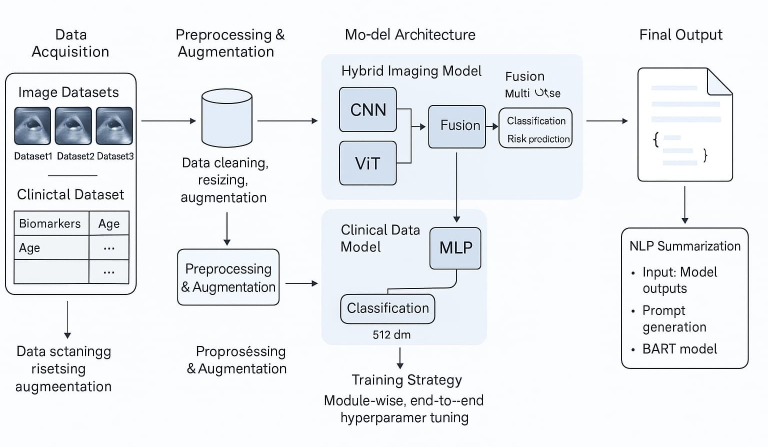
#> input picture docs/images/C3.jpg, 1536 x 893 px (shown at 1/2 size); its folder holds only this picture in this run
$ jupyter execute --allow-errors dataset3-preprocessing.ipynb   (shell and % lines are left out)
#> lines starting #> are read from the running program, lines starting #| are printed output that depends on the picture
[cell 1]
# Printing the content of the main dataset directory
print("Listing contents of /kaggle/input/d/mgopich/dataset3-follicular/Follicular_Variant_Thyroid_CA.v1i.yolov9:")

# Printing the content of the test directory
print("\nListing contents of /kaggle/input/d/mgopich/dataset3-follicular/Follicular_Variant_Thyroid_CA.v1i.yolov9/test:")

# Printing the content of the train directory
print("\nListing contents of /kaggle/input/d/mgopich/dataset3-follicular/Follicular_Variant_Thyroid_CA.v1i.yolov9/train:")

# Printing the content of the validation directory
print("\nListing contents of /kaggle/input/d/mgopich/dataset3-follicular/Follicular_Variant_Thyroid_CA.v1i.yolov9/valid:")

# Printing the content of the test images directory
print("\nListing contents of /kaggle/input/d/mgopich/dataset3-follicular/Follicular_Variant_Thyroid_CA.v1i.yolov9/test/images:")

# Printing the content of the test labels directory
print("\nListing contents of /kaggle/input/d/mgopich/dataset3-follicular/Follicular_Variant_Thyroid_CA.v1i.yolov9/test/labels:")

# Dataset3 Analysis and Visualization Report

This cell provides a comprehensive overview of Dataset3, which focuses on the Follicular Variant of Thyroid Cancer. The analysis includes:

1. **Basic Dataset Overview**
   - Lists the number of images and label files for each split (train, valid, test).
   - Computes the number of images that are missing corresponding labels.

2. **Label Distribution Analysis**
   - Loads class names from the `data.yaml` configuration file.
   - Counts the occurrences of each class in the training set.
   - Visualizes the class distribution using a bar chart.

3. **Sample Image Visualization with Bounding Boxes**
   - Randomly selects a sample image from the training set.
   - Reads the corresponding label file and draws bounding boxes on the image.
   - Displays the annotated image.
   *Note: In cases where label files contain more than 5 values, only the first five (class id, x_center, y_center, width, height) are used.*

4. **Corrupt Image Check**
   - Scans the training images to identify any corrupt files.
   - Prints the number and names of any corrupt images found.

By running this cell, you can verify the dataset's integrity, understand the class distribution, and visually inspect sample images with their annotations.

[cell 2]
import os
import yaml
import random
import cv2
import matplotlib.pyplot as plt
from PIL import Image

# ========================
# Configuration for Dataset3
# ========================
dataset3_path = "/kaggle/input/d/mgopich/dataset3-follicular/Follicular_Variant_Thyroid_CA.v1i.yolov9"
splits = ["train", "valid", "test"]

# ========================
# 1. Basic Dataset Overview
# ========================
print("Dataset3 - Basic Overview:\n")
#> (the rest of this cell did not finish here and is left out)

# Dataset3 Preprocessing Documentation

This cell preprocesses Dataset3 by standardizing images and preserving label files for each dataset split. The following steps are performed:

1. **Path Setup:**
   - **Raw Dataset:** Located at `/kaggle/input/d/mgopich/dataset3-follicular/Follicular_Variant_Thyroid_CA.v1i.yolov9`
   - **Processed Dataset Destination:** Stored in `data/processed/dataset3`

2. **Dataset Splits:**
   - The dataset is divided into three splits: **train**, **valid**, and **test**.

3. **Image Preprocessing:**
   - **Resizing:** Each image is resized to a target size of **640 x 640** pixels.
   - **Normalization:** Pixel values are normalized to the range [0, 1].
   - **Saving:** Processed images are saved as 8-bit images, converting the normalized values back to 0-255.

4. **Label File Handling:**
   - The label files (in YOLO format, with a `.txt` extension) are directly copied from the raw dataset to the corresponding folder in the processed dataset.

5. **Outcome:**
   - After execution, all dataset splits (train, valid, test) will be preprocessed and stored in `data/processed/dataset3`, ready for further analysis or model training.

[cell 3]
import os
import cv2
from pathlib import Path
import shutil

# Set raw dataset path for Dataset3
raw_base = Path("/kaggle/input/d/mgopich/dataset3-follicular/Follicular_Variant_Thyroid_CA.v1i.yolov9")
# Set destination for processed Dataset3
processed_base = Path("data/processed/dataset3")  # This folder will contain train, valid, test

# Define the splits to process
splits = ["train", "valid", "test"]
TARGET_SIZE = (640, 640)

def preprocess_image(image_path, target_size=TARGET_SIZE):
    """Resize image to target size and normalize pixel values."""
#> called with target_size = (640, 640)
    img = cv2.imread(str(image_path))
#> img is the input picture: shape (893, 1536, 3); mean B, G, R 241.9, 238.5, 236
    if img is None:
        print(f"Warning: Unable to read {image_path}")
        return None
    img = cv2.resize(img, target_size)
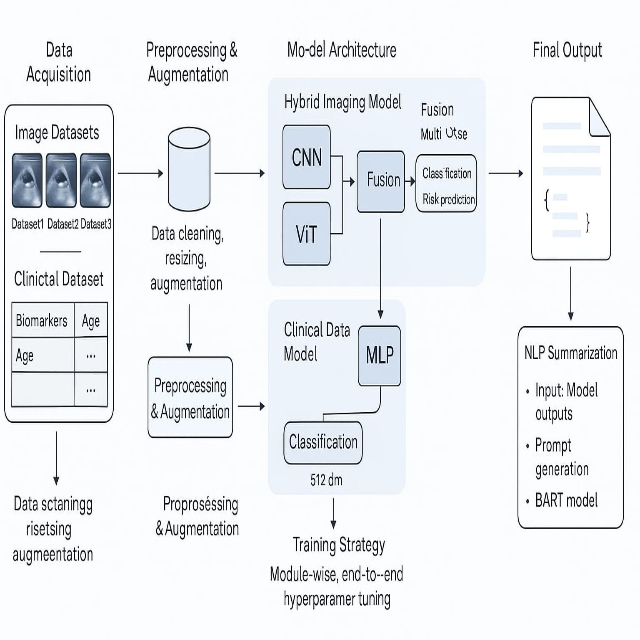
#> img: shape (640, 640, 3); mean B, G, R 241.8, 238.4, 235.9
    # Normalize pixel values to [0,1]
    img_norm = img.astype("float32") / 255.0
    return img_norm

# Process each split: resize images and copy label files
for split in splits:
    raw_img_dir = raw_base / split / "images"
    raw_label_dir = raw_base / split / "labels"

    proc_img_dir = processed_base / split / "images"
    proc_label_dir = processed_base / split / "labels"
    proc_img_dir.mkdir(parents=True, exist_ok=True)
    proc_label_dir.mkdir(parents=True, exist_ok=True)

    # Process images: resize, normalize, and save as 8-bit image
    for img_file in raw_img_dir.glob("*.jpg"):
        processed_img = preprocess_image(img_file)
        if processed_img is not None:
            output_path = proc_img_dir / img_file.name
            # Save as 8-bit image
            cv2.imwrite(str(output_path), (processed_img * 255).astype("uint8"))

    # Copy label files
    for label_file in raw_label_dir.glob("*.txt"):
        target_file = proc_label_dir / label_file.name
        shutil.copy(label_file, target_file)

    print(f"Preprocessing for {split} split completed.")

print("All splits for Dataset3 have been preprocessed and saved to", processed_base)
